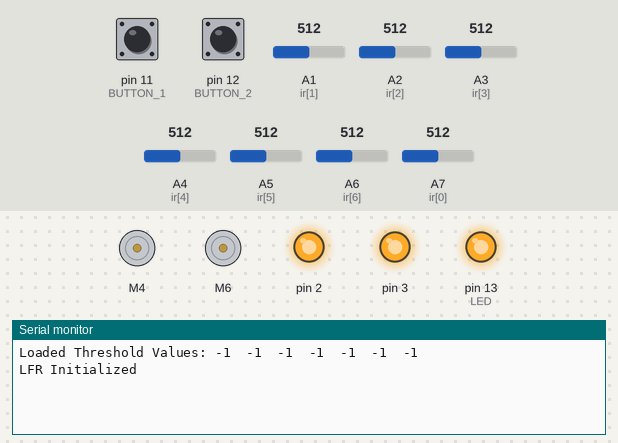
This program was run on a simulated Arduino Mega 2560, built with avr-gcc and run on an emulated ATmega2560. On the bench: 2 × DC motor (green arrow = forward, orange = backward, longer = faster), output pins drawn as LEDs (lit = HIGH), the last lines printed to the serial monitor. The test bench sets the inputs (shaded band); at power-on: pin 11 (BUTTON_1) HIGH, pin 12 (BUTTON_2) HIGH, A1 (ir[1]) = 512, A2 (ir[2]) = 512, A3 (ir[3]) = 512, A4 (ir[4]) = 512, A5 (ir[5]) = 512, A6 (ir[6]) = 512, A7 (ir[0]) = 512. Pins used as bus, display or sensor lines are not drawn.

Above: at 1.7 s.
1.8 s: pin 11 (BUTTON_1) pulled LOW for 0.15 s
At 4.0 s:
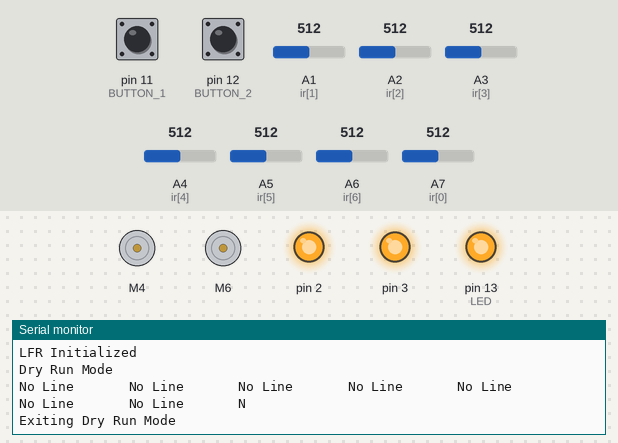
4.3 s: pin 12 (BUTTON_2) pulled LOW for 0.15 s
At 6.8 s:
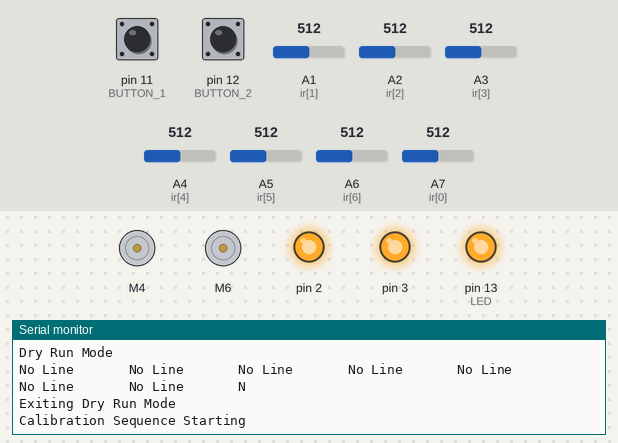

Measured:
- after the input at 1.8 s, the serial monitor: prints a new line after 1.0 s (image 1)
- after the input at 4.3 s, the serial monitor: prints a new line after 1.0 s (image 2)

The program:

main.cpp
```cpp
// Include Libraries
#include <Arduino.h>
#include <EEPROM.h>
#include <SparkFun_TB6612.h>
#include <PID_v1.h>

// Define Constants
#define M1_IN1 4
#define M2_IN1 6
#define M1_IN2 3
#define M2_IN2 7
#define M1_PWM 9
#define M2_PWM 10
#define STBY 5

const int M1_OFFSET = 1;
const int M2_OFFSET = 1;

#define LED 13
#define BUTTON_1 11
#define BUTTON_2 12

// Initialize Variables
double Kp = 0.1, Kd = 0.4, Ki = 0;
double Setpoint, Input, Output, rpm;

int speed = 80;
int turnspeed = 30;

String path = "";
bool endFlag = false;

// Global Variables
Motor motor1 = Motor(M1_IN1, M1_IN2, M1_PWM, M1_OFFSET, STBY);
Motor motor2 = Motor(M2_IN1, M2_IN2, M2_PWM, M2_OFFSET, STBY);
PID pid(&Input, &Output, &Setpoint, Kp, Ki, Kd, DIRECT);

int ir[7] = {A7, A1, A2, A3, A4, A5, A6};
int threshold[7];

// Function Prototypes
void calibrate();
void dryrun();
char checknode();

void straight()
{
    Input = (threshold[2] - analogRead(ir[2])) - (threshold[4] - analogRead(ir[4]));
    pid.Compute();
    motor1.drive(speed + Output);
    motor2.drive(speed - Output);
}

void left()
{
    int startTime = millis();
    while (checknode() != 'S' || millis() - startTime < 1000)
    {
        motor2.drive(turnspeed);
        motor1.brake();
    }
}

void right()
{
    int startTime = millis();
    while (checknode() != 'S' || millis() - startTime < 1000)
    {
        motor2.brake();
        motor1.drive(turnspeed);
    }
}

// Setup
void setup()
{
    Serial.begin(115200);
    Serial.print("\nLoaded Threshold Values: ");

    // Initialize Pins
    pinMode(BUTTON_1, INPUT_PULLUP);
    pinMode(BUTTON_2, INPUT_PULLUP);
    pinMode(2, OUTPUT);
    pinMode(3, OUTPUT);
    digitalWrite(2, HIGH);
    digitalWrite(3, HIGH);
    pinMode(LED, OUTPUT);

    // PID Controller Setup
    pid.SetMode(AUTOMATIC);
    pid.SetOutputLimits(-speed / 4, speed / 4);

    // Load Threshold Values from EEPROM
    for (int i = 0; i < 7; i++)
    {
        threshold[i] = EEPROM.read(i * 2) + (EEPROM.read(i * 2 + 1) << 8);
        Serial.print(threshold[i]);
        Serial.print("  ");
    }

    // Blink LED
    digitalWrite(LED, HIGH);
    delay(500);
    pinMode(LED, LOW);
    Serial.println("\nLFR Initialized\n");
}

// Main Loop
void loop()
{
    if (digitalRead(BUTTON_1) == LOW)
    {
        delay(1000);
        dryrun();
    }
    if (digitalRead(BUTTON_2) == LOW)
    {
        delay(1000);
        calibrate();
    }
}

// Function Definitions
void calibrate()
{
    int min[7] = {1023, 1023, 1023, 1023, 1023, 1023, 1023}, max[7] = {0, 0, 0, 0, 0, 0, 0};
    Serial.println("Calibration Sequence Starting");
    digitalWrite(LED, HIGH);

    // Blink LED
    for (int i = 0; i < 4; i++)
    {
        digitalWrite(LED, HIGH);
        delay(100);
        digitalWrite(LED, LOW);
        delay(100);
    }

    // Scan
    for (int i = 0; i < 1000; i++)
    {
        for (int j = 0; j < 7; j++)
        {
            int val = analogRead(ir[j]);
            if (val < min[j])
            {
                min[j] = val;
            }
            if (val > max[j])
            {
                max[j] = val;
            }
        }
        delay(10);
    }

    // Blink LED
    for (int i = 0; i < 4; i++)
    {
        digitalWrite(LED, HIGH);
        delay(100);
        digitalWrite(LED, LOW);
        delay(100);
    }

    // Save Threshold Values
    Serial.print("Threshold Values: ");
    for (int i = 0; i < 7; i++)
    {
        threshold[i] = (min[i] + max[i]) / 2;
        EEPROM.write(i * 2, threshold[i] & 0xFF);
        EEPROM.write(i * 2 + 1, (threshold[i] >> 8) & 0xFF);
        Serial.print(threshold[i]);
        Serial.print("  ");
    }
    Serial.println();
    // Print max and min
    Serial.println("Max Values: ");
    for (int i = 0; i < 7; i++)
    {
        Serial.print(max[i]);
        Serial.print("  ");
    }
    Serial.println();
    Serial.println("Min Values: ");
    for (int i = 0; i < 7; i++)
    {
        Serial.print(min[i]);
        Serial.print("  ");
    }
}

char checknode()
{
    if ((analogRead(ir[0]) > threshold[0]) && (analogRead(ir[6]) > threshold[6]) && (analogRead(ir[3]) > threshold[3]) && (analogRead(ir[2]) > threshold[2]) && (analogRead(ir[4]) > threshold[4]) && (analogRead(ir[1]) > threshold[1]) && (analogRead(ir[5]) > threshold[5]))
    {
        return 'N';
    }
    if (((analogRead(ir[0]) > threshold[0]) && (analogRead(ir[6]) > threshold[6])) && (analogRead(ir[3]) < threshold[3]))
    {
        path += 'S';
        return 'S';
    }
    if ((analogRead(ir[0]) < threshold[0]) && (analogRead(ir[6]) < threshold[6]))
    {
        path += 'J';
        return 'J';
    }
    if (analogRead(ir[6]) < threshold[6])
    {
        path += 'R';
        return 'R';
    }
    else if (analogRead(ir[0]) < threshold[0])
    {
        path += 'L';
        return 'L';
    }
    else
    {
        return 'S';
    }
    delay(1000);
}

void dryrun()
{
    Serial.println("Dry Run Mode");
    digitalWrite(LED, LOW);
    endFlag = false;
    while (!endFlag)
    {
        for (int i = 0; i < 7; i++)
        {
            if (analogRead(ir[i]) < threshold[i])
            {
                Serial.print("Line      ");
            }
            else
            {
                Serial.print("No Line       ");
            }
        }
        char node = checknode();
        Serial.println(node);
        // PID
        switch (node)
        {
        case 'S':
            straight();
            break;

        case 'L':
            left();
            break;

        case 'R':
            right();
            break;

        case 'J':
            endFlag = true;
            break;

        default:
            endFlag = true;
            break;
        }
    }
    digitalWrite(LED, HIGH);
    motor1.brake();
    motor2.brake();
    Serial.println("Exiting Dry Run Mode");
}
```
